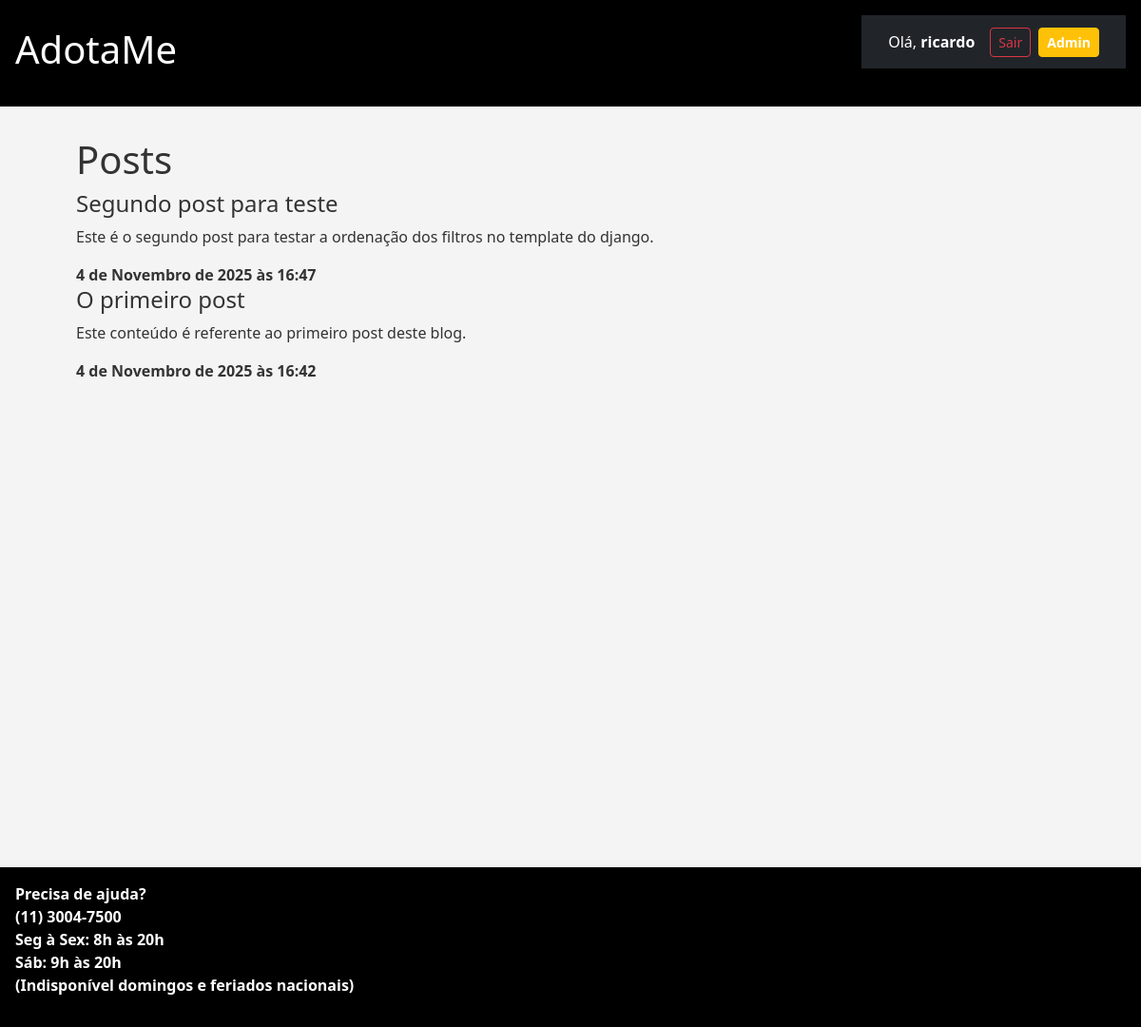
Page /blog/posts/ (signed in) on the committed database.
### blog/models.py (models this page shows, shortened)
class Post(models.Model):
    titulo = models.CharField(max_length=200)
    conteudo = models.TextField()
    criado_em = models.DateTimeField(auto_now_add=True)

### blog/views.py (the view)
# urls.py: path('posts/',posts,name="posts")
def posts(request):
    posts = Post.objects.order_by('-criado_em')
    context = {"posts":posts}
    return render(request,'posts.html',context)

### blog/templates/posts.html (shortened to what this page needs)
{% extends "base.html" %}
{% block content %}
    <h1> Posts</h1>
    {% for post in posts %}
        <h4>{{post.titulo}}</h4>
        <p>
            {{post.conteudo}}
        </p>
        <span><strong>{{post.criado_em}}</strong></span>
    {% endfor %}
{% endblock %}

### templates/components/_navbar.html (shortened to what this page needs)
<nav class="navbar navbar-expand-lg navbar-dark bg-dark mb-4">
    <div class="container">
        {% if user.is_authenticated %}
                    <span class="navbar-text me-3 text-white">
                        Olá, <strong>{{ user.username }}</strong>
                    </span>
                    <form action="{% url 'logout' %}" method="post" class="d-inline">
                        <button type="submit" class="btn btn-sm btn-outline-danger">Sair</button>
                    </form>
                    {% if user.is_superuser %}
                        <a href="/admin" class="btn btn-sm btn-warning ms-2">Admin</a>
                    {% endif %}
                {% else %}
                    <a href="{% url 'login' %}" class=>Entrar</a>
                {% endif %}
            </div>
    </nav>

### static/css/style.css (style rules this page uses)
* { margin:0; padding: 0; box-sizing: border-box; }
body { background-color: #f4f4f4; color: #333; display: flex; flex-direction: column; font-size: 16px; }
.header a { text-decoration: none; color: #fff; font-weight: bold; margin-right: 1rem; }

### rows in the picture
Post: titulo "Segundo post para teste", conteudo "Este é o segundo post para testar a ordenação dos filtros no template do django.", criado_em "4 de Novembro de 2025 às 16:47"
Post: titulo "O primeiro post", conteudo "Este conteúdo é referente ao primeiro post deste blog.", criado_em "4 de Novembro de 2025 às 16:42"

### other values in the picture
{{ user.username }} "ricardo"
